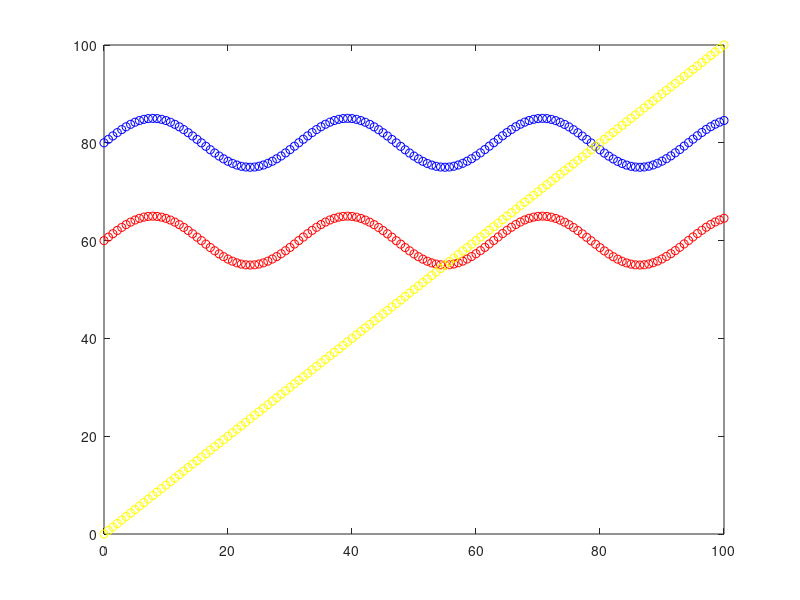

The MATLAB script that drew this image:
clear;clc
x_lim = [0,100];
y_lim = [0,100];
v = 1;

D_obs_start = [100,0;
              60,80];
D_obs_end = [0,100;
              60,80];
dis = floor(100*sqrt(2)/v);         
x1 = linspace(D_obs_start(1,1), D_obs_end(1,1),dis)'; 
a1 = flip(x1);
y1 = D_obs_start(2,1) + 5*sin(0.2*x1);
x2 = linspace(D_obs_start(1,2), D_obs_end(1,2),dis)';
y2 = D_obs_start(2,2) + 5*sin(0.2*x2);


figure(1)
for n = 1:dis
    plot(x1(n),y1(n),'ro',x2(n),y2(n),'bo',a1(n),a1(n),'yo');
    xlim(x_lim)
    ylim(y_lim)
    pause(0.05)
    hold on
end
